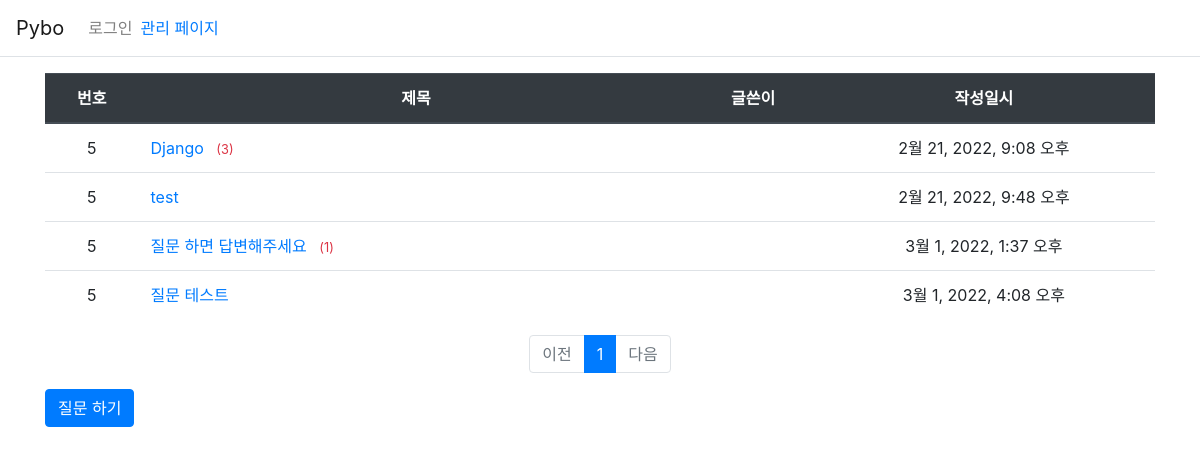
/pybo/, run on an earlier commit of the app's database.
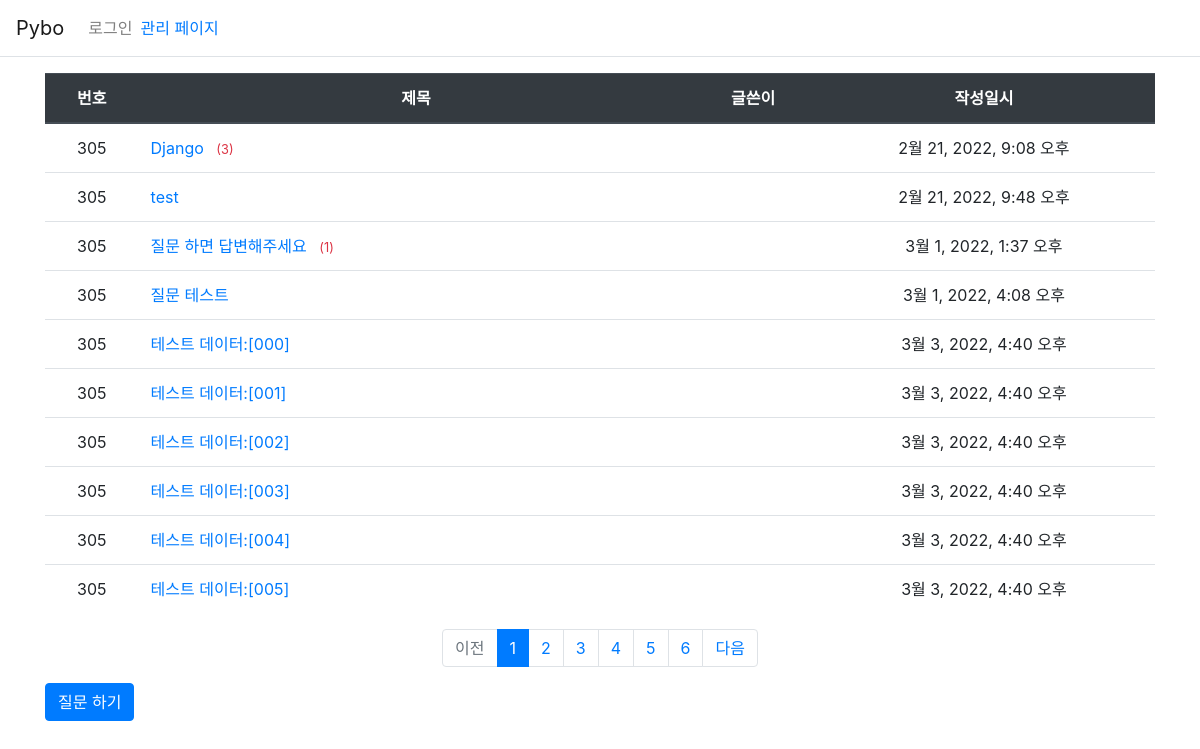
And on a later commit of the database.
### pybo/models.py (models this page shows, shortened)
class Question(models.Model):
    author = models.ForeignKey(User, on_delete=models.CASCADE)   # 계정 삭제시 데이터 전부 삭제
    subject = models.CharField(max_length=200)
    modify_date = models.DateTimeField(null=True, blank=True)     # 수정 일시
    content = models.TextField()
    create_date = models.DateTimeField()

### pybo/views.py (the view)
# urls.py: path('', views.index, name='index'),  # 페이지 에 해당 하는 urlpatterns
def index(request):
    page = request.GET.get('page', '1')
    question_list = Question.objects.order_by('create_date')
    paginator = Paginator(question_list, 10)  # 페이지 당 질문 10개 보여 주기
    page_obj = paginator.get_page(page)
    context = {'question_list': page_obj}
    return render(request, 'pybo/question_list.html', context)

### templates/pybo/question_list.html
{% extends 'base.html' %}
{% load pybo_filter %}
{% block content %}
<div class="container my-3">
    <table class="table">
        <thead>
        <tr class="text-center thead-dark">
            <th>번호</th>
            <th style="width:50%">제목</th>
            <th>글쓴이</th>
            <th>작성일시</th>
        </tr>
        </thead>
        <tbody>
        {% if question_list %}
        {% for question in question_list %}
        <tr class="text-center">
            <td>{{ question_list.paginator.count|sub:question_list.start_index|sub:forloop.counter0|add:1 }}</td>
            <td class="text-left">
                <a href="{% url 'pybo:detail' question.id %}">{{ question.subject }}</a>
                    {% if question.answer_set.count > 0 %}
                    <span class="text-danger small ml-2">
                      ({{ question.answer_set.count }})
                    </span>
                    {% endif %}
            </td>
            <td>{{ question.author.username }}</td>
            <td>{{ question.create_date }}</td>
        </tr>
        {% endfor %}
        {% else %}
        <tr>
            <td colspan="3">질문이 없습니다</td>
        </tr>
        {% endif %}
        </tbody>
    </table>
    <ul class="pagination justify-content-center">
        {% if question_list.has_previous %}
        <li class="page-item">
            <a class="page-link" href="?page={{ question_list.previous_page_number }}">
                이전
            </a>
        </li>
        {% else %}
        <li class="page-item disabled">
            <a class="page-link" tabindex="-1" aria-disabled="true" href="#">
                이전
            </a>
        </li>
        {% endif %}
        {% for page_number in question_list.paginator.page_range %}
        {% if page_number >= question_list.number|add:-5 and page_number <= question_list.number|add:5 %}
            {% if page_number == question_list.number %}
            <li class="page-item active" aria-current="page">
                <a class="page-link" href="?page={{ page_number }}">
                    {{ page_number }}
                    </a>
            </li>
            {% else %}
            <li class="page-item">
                <a class="page-link" href="?page={{ page_number }}">
                    {{ page_number }}
                </a>
            </li>
            {% endif %}
        {% endif %}
        {% endfor %}
        {% if question_list.has_next %}
        <li class="page-item">
            <a class="page-link" href="?page={{ question_list.next_page_number }}">
                다음
            </a>
        </li>
        {% else %}
        <li class="page-item disabled"?>
            <a class="page-link" tabindex="-1" aria-disabled="true" href="#">
                다음
            </a>
        </li>
        {% endif %}
    </ul>
    <a href="{% url 'pybo:question_create' %}" class="btn btn-primary">
        질문 하기
    </a>
</div>
{% endblock %}

What changed in the data, as far as the page shows it:
computed for Question "Django": paginator.count|sub "5" → "305"
computed for Question "test": paginator.count|sub "5" → "305"
computed for Question "질문 하면 답변해주세요": paginator.count|sub "5" → "305"
computed for Question "질문 테스트": paginator.count|sub "5" → "305"
added Question: paginator.count|sub "305", subject "테스트 데이터:[000]", create_date "3월 3, 2022, 4:40 오후"
added Question: paginator.count|sub "305", subject "테스트 데이터:[001]", create_date "3월 3, 2022, 4:40 오후"
added Question: paginator.count|sub "305", subject "테스트 데이터:[002]", create_date "3월 3, 2022, 4:40 오후"
added Question: paginator.count|sub "305", subject "테스트 데이터:[003]", create_date "3월 3, 2022, 4:40 오후"
added Question: paginator.count|sub "305", subject "테스트 데이터:[004]", create_date "3월 3, 2022, 4:40 오후"
added Question: paginator.count|sub "305", subject "테스트 데이터:[005]", create_date "3월 3, 2022, 4:40 오후"
Also different on the page:
new list line: "2"
new list line: "3"
new list line: "4"
new list line: "5"
new list line: "6"
